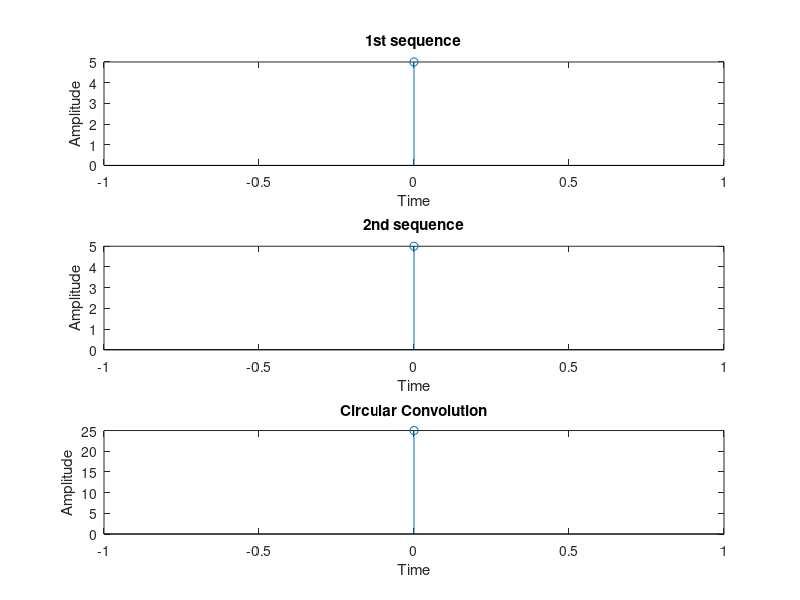

Reproduce this figure in MATLAB.
%circular convolution using dft & idft
clear all;
clc;
x = input('Enter the 1st sequence: ');
h = input('Enter the 2nd sequence: ');
N = max(length(x),length(h));
X = fft(x,N);
H = fft(h,N);
Y = X.*H;
y = ifft(Y,N);
figure;
subplot(3,1,1);
stem(0:length(x)-1,x);
xlabel('Time');
ylabel('Amplitude');
title('1st sequence');
subplot(3,1,2);
stem(0:length(h)-1,h);
xlabel('Time');
ylabel('Amplitude');
title('2nd sequence');
subplot(3,1,3);
stem(0:N-1,real(y));
xlabel('Time');
ylabel('Amplitude');
title('Circular Convolution');
disp('Circular Convolution');
disp(real(y));
